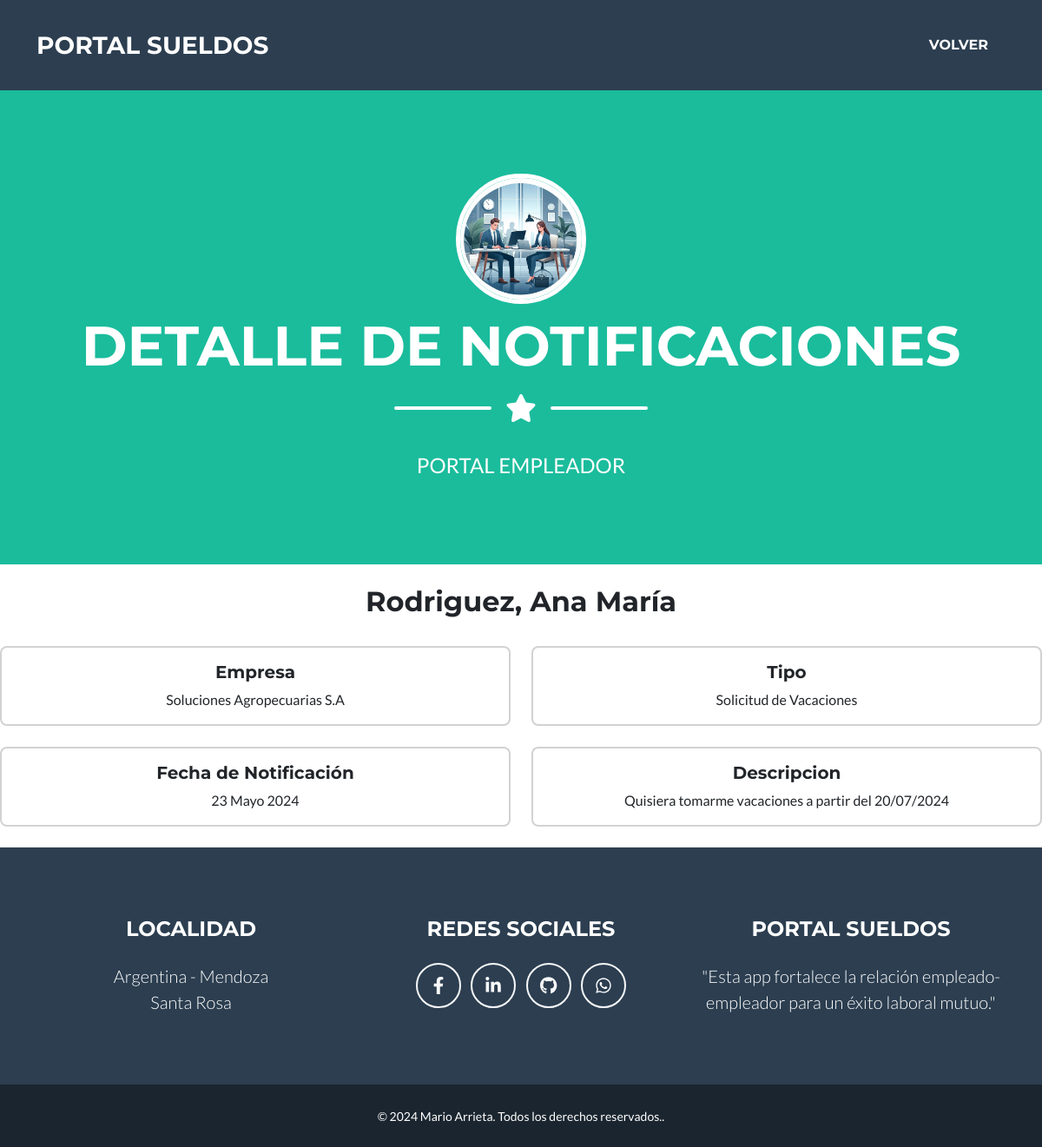
Page /empleador/notificaciones/detail/7 (signed in) on the committed database.
### empleado/models.py (models this page shows, shortened)
class Notificaciones(models.Model):
    empleado = models.ForeignKey (Empleado, on_delete=models.CASCADE, verbose_name= "Empleado")
    fecha_notificacion = models.DateField(auto_now=True, verbose_name="Fecha de Notificación")
    tipo = models.CharField(max_length=20, choices=tipo_notificacion, verbose_name= "Tipo")
    descripcion = models.CharField(null= True, blank=True, max_length=200, verbose_name="Descripcion")
    imagen = models.ImageField(upload_to="notificaciones", null=True, blank=True)
    visto = models.BooleanField (editable = False, default=False, verbose_name="Visto")
    class Meta:
        verbose_name_plural = "Notificaciones"

### empleador/models.py (models this page shows, shortened)
class Empleado (models.Model):
    empleador = models.ForeignKey (Empleador, on_delete=models.CASCADE, verbose_name="Empleador")
    apellido = models.CharField(max_length=50, verbose_name="Apellido")
    nombre = models.CharField(max_length=50, verbose_name="Nombre")
    cuil = models.PositiveIntegerField(validators=[validate_cuil_length], unique=True, verbose_name="CUIL")
    fecha_ingreso = models.DateField(verbose_name="Fecha de ingreso")
    email = models.EmailField(verbose_name= "e-Mail ")
    class Meta:
        verbose_name = "Empleado"
        verbose_name_plural = "Empleados"

class Empleador (models.Model):
    razonSocial = models.CharField(max_length=50, verbose_name="Razon Social")
    cuit = models.PositiveIntegerField(validators=[validate_cuil_length], unique=True, verbose_name="CUIT")
    email = models.EmailField(verbose_name="e-Mail")
    class Meta:
        verbose_name = "Empleador"
        verbose_name_plural = "Empleadores"

### empleador/views.py (the view)
class NotificacionesDetail(LoginRequiredMixin, DetailView):
    model = Notificaciones
    template_name = "empleador/notificaciones_detail.html"
    login_url = reverse_lazy ("empleador:login")
    def get_object(self, queryset=None):
        obj = super().get_object(queryset)
        obj.visto = True
        obj.save()
        return obj

### empleador/templates/empleador/notificaciones_detail.html (shortened to what this page needs)
{% extends 'core/base.html' %}
{% load static %}
{% block  titulo%}
   <li class="nav-item mx-0 mx-lg-1">
      <a class="nav-link py-3 px-0 px-lg-3 rounded" href="{% url 'empleador:index' %}">Volver</a>
   </li>
{% endblock titulo %}
{% block imagen %}
   {% static 'empleador/img/empleador.webp' %}
{% endblock imagen %}
{% block pagina%}
   DETALLE DE NOTIFICACIONES
{% endblock pagina%}
{% block mensaje%}
   PORTAL EMPLEADOR
{% endblock mensaje%}
{% block formulario %}
   <br>
   <div class="detalle-notificaciones">
      <h2 class="text-center">{{ object.empleado.apellido}}, {{ object.empleado.nombre }}</h2><br>
      <div class="row row-cols-1 row-cols-md-2 g-4">
         <div class="col">
            <div class="card text-center">
                  <div class="card-body">
                     <h5 class="card-title">Empresa</h5>
                     <p class="card-text">{{ object.empleado.empleador.razonSocial }}</p>
                  </div>
            </div>
         </div>
         <div class="col">
            <div class="card text-center">
                  <div class="card-body">
                     <h5 class="card-title">Tipo</h5>
                     <p class="card-text">{{object.get_tipo_display}}</p>
                  </div>
            </div>
         </div>
         <div class="col">
            <div class="card text-center">
                  <div class="card-body">
                     <h5 class="card-title">Fecha de Notificación</h5>
                     <p class="card-text">{{ object.fecha_notificacion }}</p>
                  </div>
            </div>
         </div>
         <div class="col">
            <div class="card text-center">
                  <div class="card-body">
                     <h5 class="card-title">Descripcion</h5>
                     <p class="card-text">{{ object.descripcion }}</p>
                  </div>
            </div>
         </div>
      </div>
   </div>
   <br>
{% endblock formulario %}

### rows in the picture
Notificaciones: empleado.apellido "Rodriguez", empleado.nombre "Ana María", empleado.empleador.razonSocial "Soluciones Agropecuarias S.A", tipo "Solicitud de Vacaciones", fecha_notificacion "23 Mayo 2024", descripcion "Quisiera tomarme vacaciones a partir del 20/07/2024"
